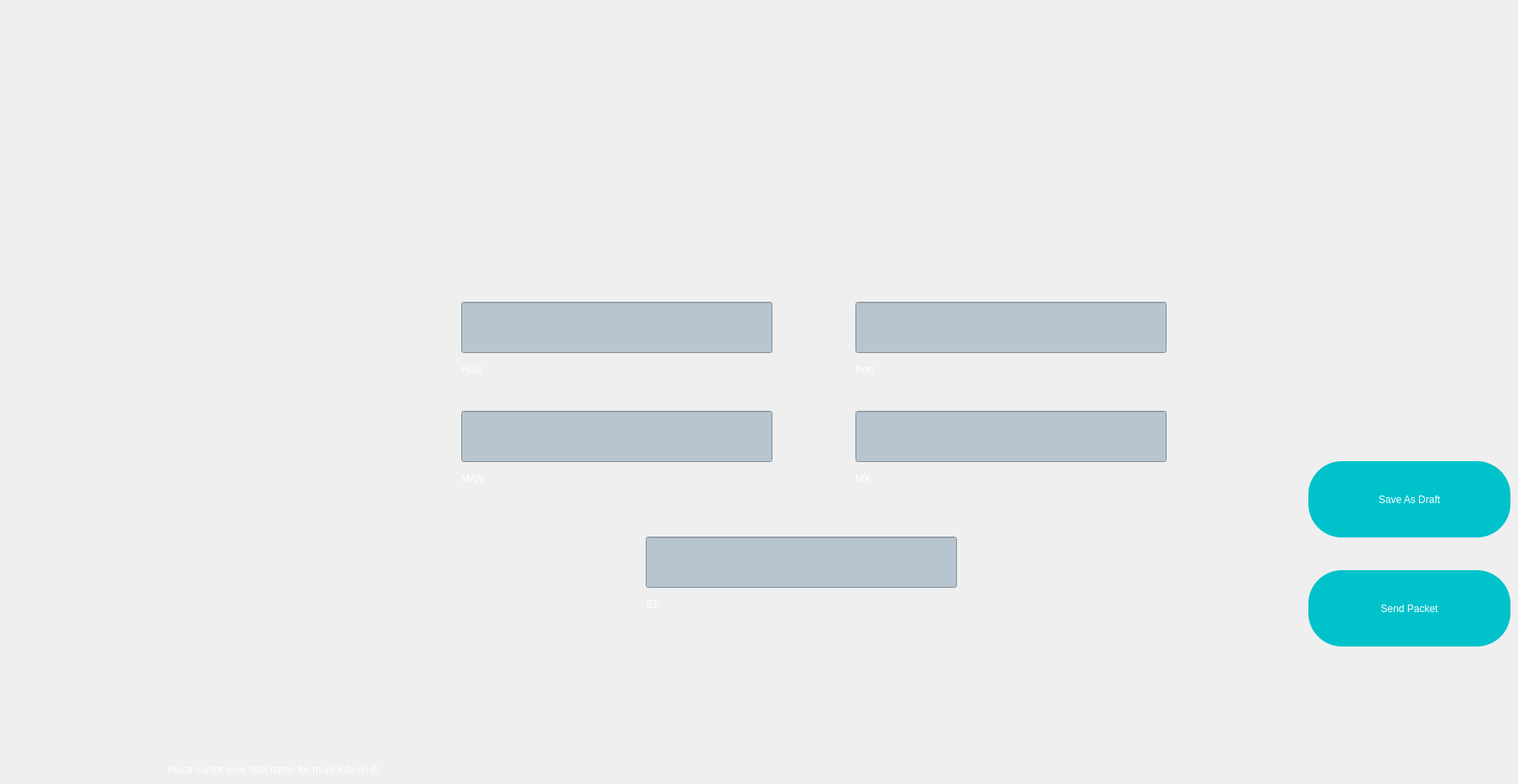
        <widget class="QWidget" name="SSDP">
         <property name="styleSheet">
          <string notr="true">background-image: url(:/bg1/ssdp.png);</string>
         </property>
         <widget class="QPushButton" name="draft_dns_2">
          <property name="geometry">
           <rect>
            <x>1560</x>
            <y>550</y>
            <width>241</width>
            <height>91</height>
           </rect>
          </property>
          <property name="autoFillBackground">
           <bool>false</bool>
          </property>
          <property name="styleSheet">
           <string notr="true">font: 20pt &quot;Franklin Gothic Raw&quot;;
color: rgb(255, 255, 255);
border-radius: 40px;
padding: 10px 10px;
background: rgb(0, 194, 203);
</string>
          </property>
          <property name="text">
           <string>Save As Draft</string>
          </property>
         </widget>
         <widget class="QPushButton" name="send_dns_2">
          <property name="geometry">
           <rect>
            <x>1560</x>
            <y>680</y>
            <width>241</width>
            <height>91</height>
           </rect>
          </property>
          <property name="autoFillBackground">
           <bool>false</bool>
          </property>
          <property name="styleSheet">
           <string notr="true">font: 20pt &quot;Franklin Gothic Raw&quot;;
color: rgb(255, 255, 255);
border-radius: 40px;
padding: 10px 10px;
background: rgb(0, 194, 203);
</string>
          </property>
          <property name="text">
           <string>Send Packet</string>
          </property>
         </widget>
         <widget class="QLabel" name="srcad_40">
          <property name="geometry">
           <rect>
            <x>770</x>
            <y>700</y>
            <width>141</width>
            <height>41</height>
           </rect>
          </property>
          <property name="styleSheet">
           <string notr="true">color: rgb(255, 255, 255);
font: 14pt &quot;Franklin Gothic Cond&quot;;
background: transparent;</string>
          </property>
          <property name="text">
           <string>ST</string>
          </property>
         </widget>
         <widget class="QLineEdit" name="qtype_field_2">
          <property name="geometry">
           <rect>
            <x>1020</x>
            <y>490</y>
            <width>371</width>
            <height>61</height>
           </rect>
          </property>
          <property name="styleSheet">
           <string notr="true">background: rgb(183, 197, 208);</string>
          </property>
          <property name="text">
           <string/>
          </property>
         </widget>
         <widget class="QLabel" name="srcad_41">
          <property name="geometry">
           <rect>
            <x>1020</x>
            <y>550</y>
            <width>141</width>
            <height>41</height>
           </rect>
          </property>
          <property name="styleSheet">
           <string notr="true">color: rgb(255, 255, 255);
font: 14pt &quot;Franklin Gothic Cond&quot;;
background: transparent;</string>
          </property>
          <property name="text">
           <string>MX</string>
          </property>
         </widget>
         <widget class="QLineEdit" name="qclass_field_2">
          <property name="geometry">
           <rect>
            <x>770</x>
            <y>640</y>
            <width>371</width>
            <height>61</height>
           </rect>
          </property>
          <property name="styleSheet">
           <string notr="true">background: rgb(183, 197, 208);</string>
          </property>
          <property name="text">
           <string/>
          </property>
         </widget>
         <widget class="QLabel" name="srcad_42">
          <property name="geometry">
           <rect>
            <x>1020</x>
            <y>420</y>
            <width>141</width>
            <height>41</height>
           </rect>
          </property>
          <property name="styleSheet">
           <string notr="true">color: rgb(255, 255, 255);
font: 14pt &quot;Franklin Gothic Cond&quot;;
background: transparent;</string>
          </property>
          <property name="text">
           <string>Port</string>
          </property>
         </widget>
         <widget class="QLineEdit" name="qtype_field_3">
          <property name="geometry">
           <rect>
            <x>550</x>
            <y>490</y>
            <width>371</width>
            <height>61</height>
           </rect>
          </property>
          <property name="styleSheet">
           <string notr="true">background: rgb(183, 197, 208);</string>
          </property>
          <property name="text">
           <string/>
          </property>
         </widget>
         <widget class="QLabel" name="srcad_43">
          <property name="geometry">
           <rect>
            <x>550</x>
            <y>550</y>
            <width>141</width>
            <height>41</height>
           </rect>
          </property>
          <property name="styleSheet">
           <string notr="true">color: rgb(255, 255, 255);
font: 14pt &quot;Franklin Gothic Cond&quot;;
background: transparent;</string>
          </property>
          <property name="text">
           <string>MAN</string>
          </property>
         </widget>
         <widget class="QLineEdit" name="qclass_field_3">
          <property name="geometry">
           <rect>
            <x>1020</x>
            <y>360</y>
            <width>371</width>
            <height>61</height>
           </rect>
          </property>
          <property name="styleSheet">
           <string notr="true">background: rgb(183, 197, 208);</string>
          </property>
          <property name="text">
           <string/>
          </property>
         </widget>
         <widget class="QLabel" name="srcad_44">
          <property name="geometry">
           <rect>
            <x>550</x>
            <y>420</y>
            <width>141</width>
            <height>41</height>
           </rect>
          </property>
          <property name="styleSheet">
           <string notr="true">color: rgb(255, 255, 255);
font: 14pt &quot;Franklin Gothic Cond&quot;;
background: transparent;</string>
          </property>
          <property name="text">
           <string>Host</string>
          </property>
         </widget>
         <widget class="QLineEdit" name="qclass_field_4">
          <property name="geometry">
           <rect>
            <x>550</x>
            <y>360</y>
            <width>371</width>
            <height>61</height>
           </rect>
          </property>
          <property name="styleSheet">
           <string notr="true">background: rgb(183, 197, 208);</string>
          </property>
          <property name="text">
           <string/>
          </property>
         </widget>
         <widget class="QLabel" name="info_8">
          <property name="geometry">
           <rect>
            <x>200</x>
            <y>910</y>
            <width>351</width>
            <height>16</height>
           </rect>
          </property>
          <property name="styleSheet">
           <string notr="true">color: rgb(255, 255, 255);
font: 10pt &quot;Franklin Gothic Cond&quot;;
background: transparent;</string>
          </property>
          <property name="text">
           <string>Place cursor over field name for more info on it!</string>
          </property>
         </widget>
        </widget>
